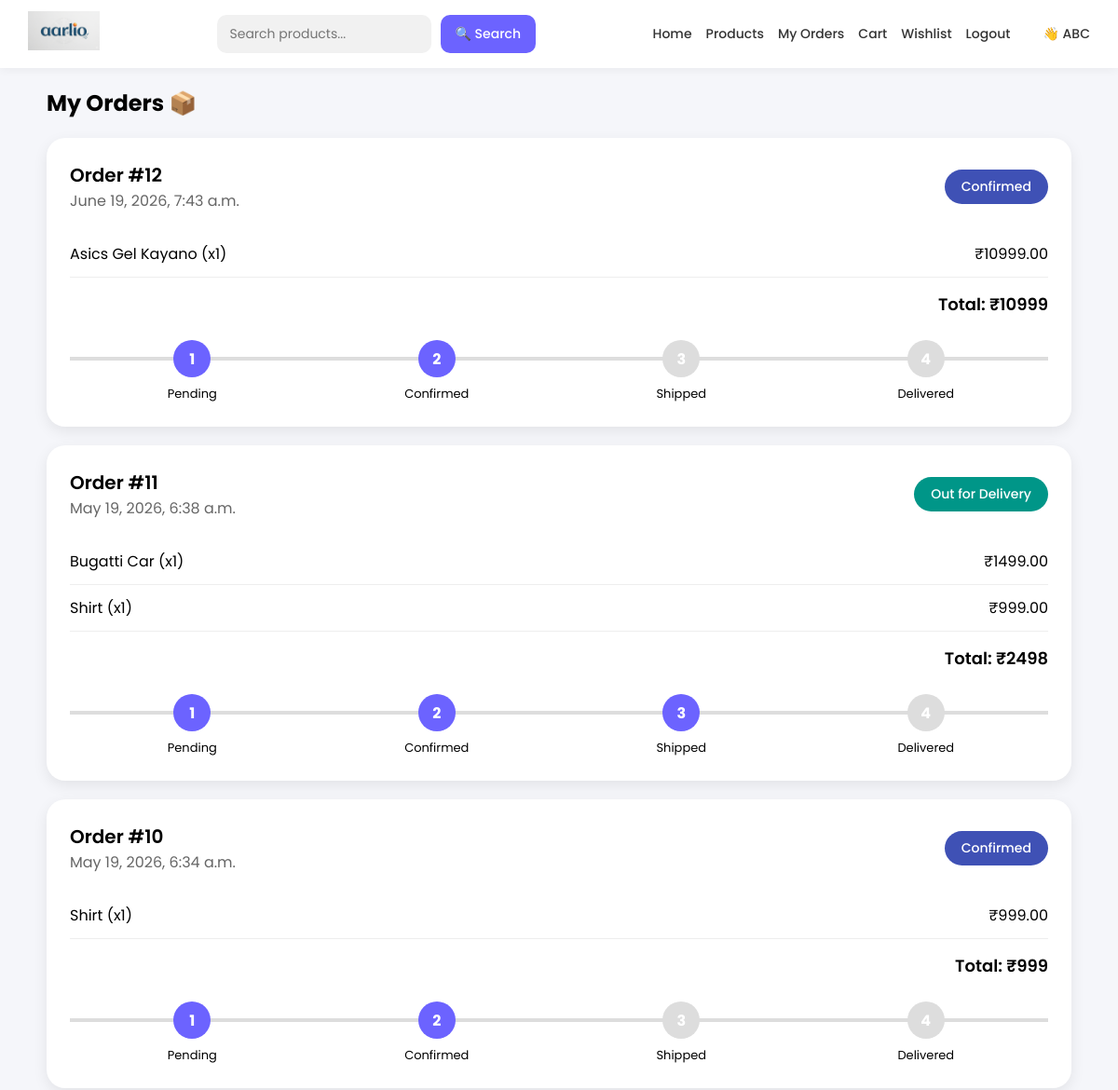
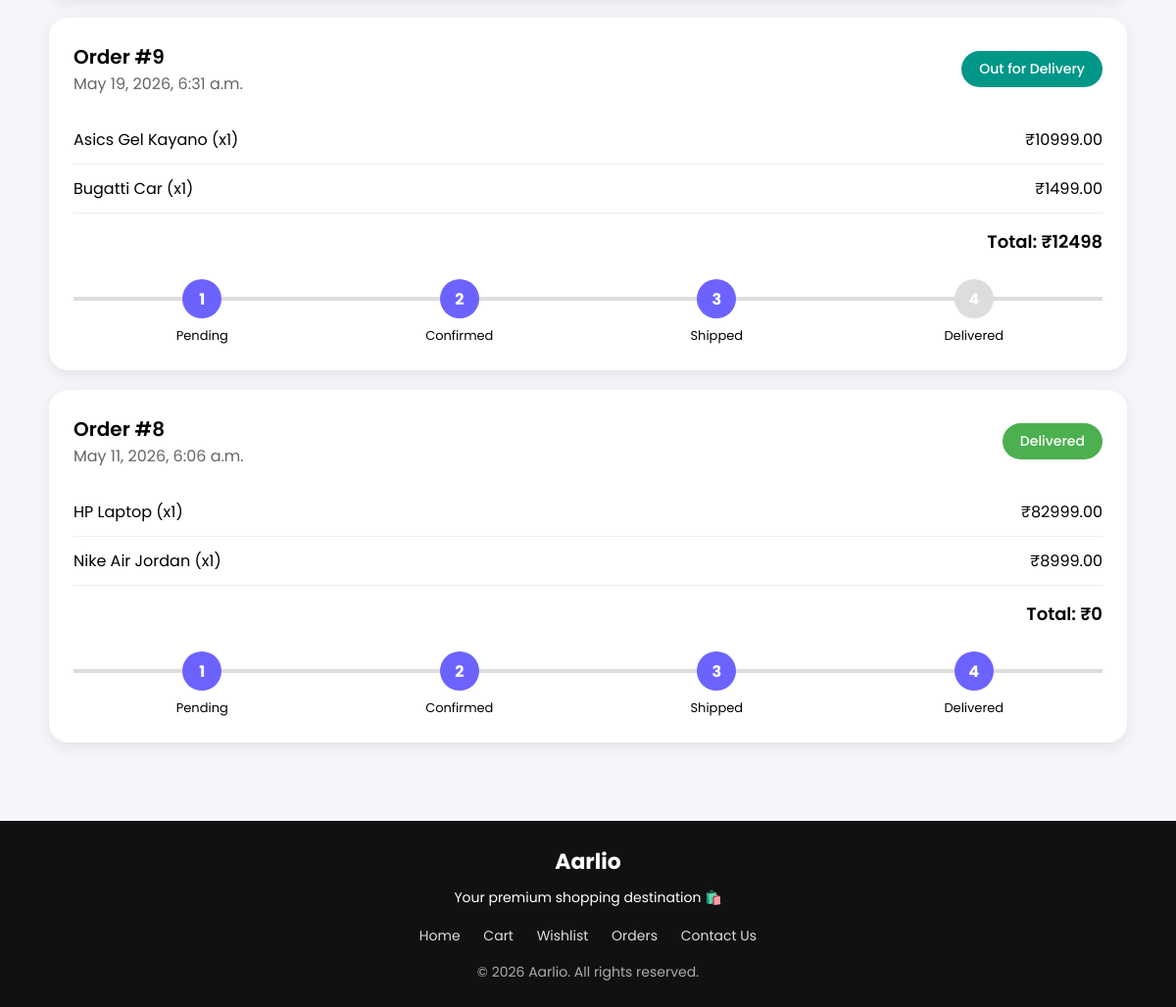
Screenshot of /my-orders/ (signed in) with the database file from the repository (2 pictures, top to bottom).
### shopkart/models.py (models this page shows, shortened)
class Order(models.Model):
    STATUS_CHOICES = (
        ('Pending', 'Pending'),
        ('Confirmed', 'Confirmed'),
        ('Shipped', 'Shipped'),
        ('Out for Delivery', 'Out for Delivery'),
        ('Delivered', 'Delivered'),
    )
    customer = models.ForeignKey(Customer, on_delete=models.CASCADE)
    name = models.CharField(max_length=100)
    mobile = models.CharField(max_length=15)
    address = models.TextField()
    city = models.CharField(max_length=100)
    pincode = models.CharField(max_length=10)
    total_amount = models.IntegerField(default=0)
    status = models.CharField(
        max_length=30,
        choices=STATUS_CHOICES,
        default='Pending'
    )
    created_at = models.DateTimeField(auto_now_add=True)

class OrderItem(models.Model):
    order = models.ForeignKey(Order, on_delete=models.CASCADE)
    product = models.ForeignKey(Product, on_delete=models.CASCADE)
    quantity = models.IntegerField()
    price = models.DecimalField(max_digits=10, decimal_places=2)

class Product(models.Model):
    category = models.ForeignKey(
        Category,
        on_delete=models.CASCADE,
        null=True,
        blank=True
    )
    title = models.CharField(max_length=100)
    price = models.IntegerField()
    details = models.TextField()
    image = models.ImageField(upload_to='products/')

### shopkart/views.py (the view)
# urls.py: path('my-orders/', views.my_orders, name='my_orders'),
def my_orders(request):
    customer_id = request.session.get('customer_id')
    if not customer_id:
        return redirect('login')
    try:
        customer = Customer.objects.get(id=customer_id)
    except Customer.DoesNotExist:
        request.session.flush()  # clear invalid session
        return redirect('login')
    orders = Order.objects.filter(customer=customer).order_by('-id')
    return render(request, 'my_orders.html', {
        'orders': orders
    })

### templates/my_orders.html (shortened to what this page needs)
{% extends 'base.html' %}
{% block content %}
<div class="orders-container">
    <h2 style="margin-bottom:20px;">
        My Orders 📦
    </h2>
    {% for order in orders %}
    <div class="order-card">
        <div class="order-top">
            <div>
                <div class="order-id">
                    Order #{{ order.id }}
                </div>
                <div class="order-date">
                    {{ order.created_at }}
                </div>
            </div>
            <div class="status {{ order.status }}">
                {{ order.status }}
            </div>
        </div>
        {% for item in order.orderitem_set.all %}
        <div class="product-row">
            <div>
                {{ item.product.title }}
                (x{{ item.quantity }})
            </div>
            <div>
                ₹{{ item.price }}
            </div>
        </div>
        {% endfor %}
        <div class="total">
            Total: ₹{{ order.total_amount }}
        </div>
        <div class="tracker">
            <div class="step {% if order.status == 'Pending' or order.status == 'Confirmed' or order.status == 'Shipped' or order.status == 'Out for Delivery' or order.status == 'Delivered' %}active{% endif %}">
                <div class="circle">1</div>
                <p>Pending</p>
            </div>
            <div class="step {% if order.status == 'Confirmed' or order.status == 'Shipped' or order.status == 'Out for Delivery' or order.status == 'Delivered' %}active{% endif %}">
                <div class="circle">2</div>
                <p>Confirmed</p>
            </div>
            <div class="step {% if order.status == 'Shipped' or order.status == 'Out for Delivery' or order.status == 'Delivered' %}active{% endif %}">
                <div class="circle">3</div>
                <p>Shipped</p>
            </div>
            <div class="step {% if order.status == 'Delivered' %}active{% endif %}">
                <div class="circle">4</div>
                <p>Delivered</p>
            </div>
        </div>
    </div>
    {% endfor %}
</div>
{% endblock %}

### templates/base.html (style rules this page uses)
* { margin:0; padding:0; box-sizing:border-box; font-family:'Poppins', sans-serif; }
body { background:#f5f6fa; }

### templates/my_orders.html (style rules this page uses)
.orders-container { max-width:1100px; margin:auto; }
.order-card { background:white; padding:25px; border-radius:20px; margin-bottom:20px; box-shadow:0 5px 15px rgba(0,0,0,0.08); }
.order-top { display:flex; justify-content:space-between; align-items:center; flex-wrap:wrap; gap:15px; margin-bottom:20px; }
.order-id { font-size:20px; font-weight:600; }
.order-date { color:#666; }
.status { padding:8px 18px; border-radius:30px; color:white; font-size:14px; font-weight:500; }
.Confirmed { background:#3f51b5; }
.Out { background:#009688; }
.Delivered { background:#4CAF50; }
.product-row { display:flex; justify-content:space-between; padding:12px 0; border-bottom:1px solid #eee; }
.total { margin-top:15px; text-align:right; font-size:18px; font-weight:600; }
.tracker { display:flex; justify-content:space-between; margin-top:25px; position:relative; }
.tracker::before { content:''; position:absolute; top:18px; left:0; width:100%; height:4px; background:#ddd; z-index:1; }
.step { position:relative; z-index:2; text-align:center; width:25%; }
.circle { width:40px; height:40px; border-radius:50%; background:#ddd; color:white; margin:auto; display:flex; align-items:center; justify-content:center; font-weight:bold; }
.active .circle { background:#6c63ff; }
.step p { margin-top:8px; font-size:13px; }

### rows the page displays
Order: id "12", created_at "June 19, 2026, 7:43 a.m.", status "Confirmed", total_amount "10999"
OrderItem: product "Asics Gel Kayano", quantity "1", price "10999.00"
Order: id "11", created_at "May 19, 2026, 6:38 a.m.", status "Out for Delivery", total_amount "2498"
OrderItem: product "Bugatti Car", quantity "1", price "1499.00"
OrderItem: product "Shirt", quantity "1", price "999.00"
Order: id "10", created_at "May 19, 2026, 6:34 a.m.", status "Confirmed", total_amount "999"
OrderItem: product "Shirt", quantity "1", price "999.00"
Order: id "9", created_at "May 19, 2026, 6:31 a.m.", status "Out for Delivery", total_amount "12498"
OrderItem: product "Asics Gel Kayano", quantity "1", price "10999.00"
OrderItem: product "Bugatti Car", quantity "1", price "1499.00"
Order: id "8", created_at "May 11, 2026, 6:06 a.m.", status "Delivered", total_amount "0"
OrderItem: product "HP Laptop", quantity "1", price "82999.00"
OrderItem: product "Nike Air Jordan", quantity "1", price "8999.00"

### other values shown
{{ request.session.customer_name }} "ABC"
